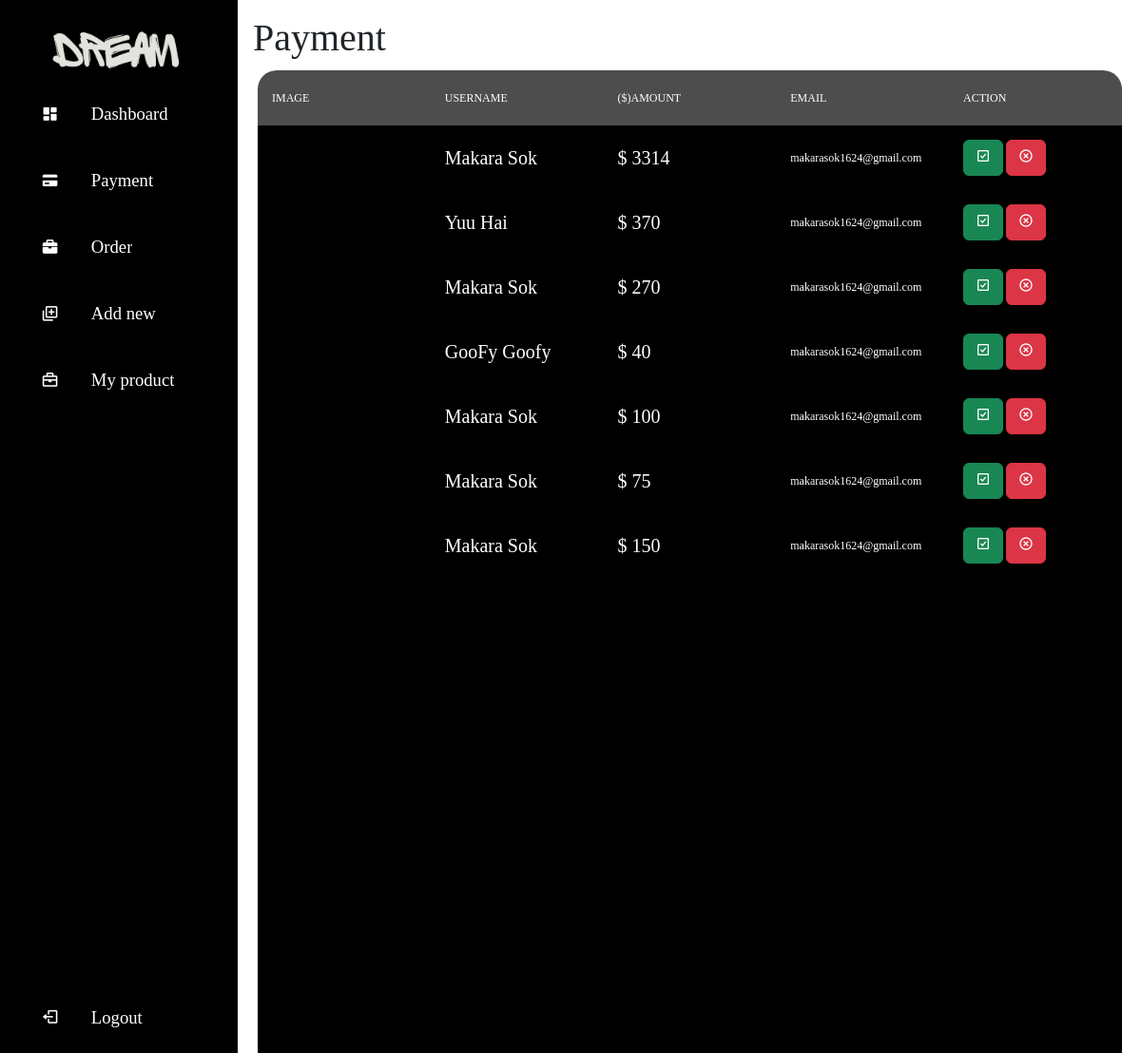
Screenshot of /admin/payment.php with the database file from the repository.
### tables this page shows
CREATE TABLE `payment` (
  `id` int(11) NOT NULL,
  `total_price` double NOT NULL,
  `pay_img` varchar(100) NOT NULL,
  `first_name` varchar(50) NOT NULL,
  `last_name` varchar(50) NOT NULL,
  `email` varchar(100) NOT NULL,
  `date` timestamp NOT NULL DEFAULT current_timestamp()
);

### admin/payment.php (the view, shortened to what this page needs)
<?php
    include "admin.php";
    include "../connection.php";
?>
<?php
$sql = "SELECT total_price,pay_img,concat(first_name,' ',last_name) as username ,email FROM `payment`";
$result_pay = $con->query($sql);
?>
<div class="main">
<h1>Payment</h1>
    <div class="table_product_crud">
    <section id="table-dashboard-sec">
        <div class="tbl-header">
          <table cellpadding="0" cellspacing="0" border="0">
            <thead>
              <tr>
                <th>Image</th>
                <th>Username</th>
                <th>($)Amount</th>
                <th>Email</th>
                <th>Action</th>
              </tr>
            </thead>
          </table>
        </div>
        <div class="tbl-content_crud">
          <table cellpadding="0" cellspacing="0" border="0">
            <tbody>
            <?php
                  if($result_pay->num_rows > 0){
                    while($row = $result_pay->fetch_assoc()){
                      $pay_img = $row['pay_img'];
                      $username = $row['username'];
                      $total_price = $row['total_price'];
                      $email = $row['email'];
                      echo'<tr>';
                      echo "  <td><img class='thumbnail' style='cursor:pointer' src='../$pay_img' alt='' height = '80px' ></td>";
                      echo"<td style='font-size:20px;'>$username</td>
                        <td style='font-size:20px;'>$ $total_price</td>
                        <td >$email</td>
                        <td>
                            <button class='btn btn-success'><i class='bx bx-check-square' ></i></button>
                            <button class='btn btn-danger'><i class='bx bx-x-circle'></i></button>
                        </td>
                      </tr>";
                    }
                  }
              ?>
            </tbody>
        </table>
        </div>
        </section>
          </div>
        </div>

### admin/admin.php (shortened to what this page needs)
<!DOCTYPE html>
<html lang="en">
<head>
    <link href='https://unpkg.com/boxicons@2.1.4/css/boxicons.min.css' rel='stylesheet'>
    <link rel="stylesheet" href="dashboard.css">
<link href="https://cdn.jsdelivr.net/npm/bootstrap@5.3.3/dist/css/bootstrap.min.css" rel="stylesheet">
</head>
<body>
    <div class="sidebar">
        <div class="logo">
            <img src="../lOGO/dreamLOGO.png" alt="" style="height: 80px; margin:-40px 0;" >
        </div>
        <ul class="menu">
            <li class="">
                <a href="dashboard.php">
                    <i class='bx bxs-dashboard'></i>
                    <span>Dashboard</span>
                </a>
            </li>
            <li class="">
                <a href="payment.php">
                    <i class='bx bxs-credit-card' ></i>
                    <span>Payment</span>
                </a>
            </li>
            <li class="">
                <a href="orders.php">
                    <i class='bx bxs-briefcase' ></i>
                    <span>Order</span>
                </a>
            </li>
            <li class="">
                <a href="add_product.php">
                    <i class='bx bx-add-to-queue' ></i>
                    <span>Add new</span>
                </a>
            </li>
            <li class="">
                <a href="myProduct.php">
                    <i class='bx bx-briefcase'></i>
                    <span>My product</span>
                </a>
            </li>
            <li class="logout">
                <a href="logout_admin.php">
                    <i class='bx bx-log-out' ></i>
                    <span>Logout</span>
                </a>
            </li>
        </ul>
    </div>

### admin/dashboard.css (style rules this page uses)
* { margin: 0; padding: 0; border: none; outline: none; font-family: TeXGyreAdventor-r; box-sizing: border-box; }
body { width: 100%; height: 100vh; display: grid; grid-template-columns: 250px 1fr; }
.logo { height: 80px; padding-top: 40px; }
.logo img { height: 20px; left: 0; }
.sidebar { position: sticky; left: 0; width: 100%; padding: 0 1.7rem; transition: all 0.3s linear; background-color: #000; color: #fff; }
.menu { height: 88%; position: relative; list-style: none; padding: 0; }
.menu li { padding: 1rem; margin: 10px 0; border-radius: 10px; transition: all 0.3s ease-in-out; }
.menu a { font-size: 14pt; color: #fff; text-decoration: none; display: flex; gap: 1.5rem; align-items: center; }
.menu a span { overflow: hidden; margin-left: 10px; }
.logout { position: absolute; bottom: 0; left: 0; width: 100%; }
.main { padding: 1rem; background-color: #ffffff; overflow-y: scroll; }
table { width:100%; table-layout: fixed; }
.tbl-header { background-color: rgba(255,255,255,0.3); }
th { padding: 20px 15px; text-align: left; font-weight: 500; font-size: 12px; color: #fff; text-transform: uppercase; }
td { padding: 15px; text-align: left; vertical-align:middle; font-weight: 300; font-size: 12px; color: #fff; border-bottom: solid 1px rgba(255,255,255,0.1); }
.table_product_crud { margin-top: 10px; height: 100vh; border-radius: 20px; width: 99%; margin-left: 5px; background-color: #000000; }
.tbl-content_crud { height:700px; overflow-x:auto; margin-top: 0px; }

### rows the page displays
payment: username "Makara Sok", total_price "3314", email "makarasok1624@gmail.com"
payment: username "Yuu Hai", total_price "370", email "makarasok1624@gmail.com"
payment: username "Makara Sok", total_price "270", email "makarasok1624@gmail.com"
payment: username "GooFy Goofy", total_price "40", email "makarasok1624@gmail.com"
payment: username "Makara Sok", total_price "100", email "makarasok1624@gmail.com"
payment: username "Makara Sok", total_price "75", email "makarasok1624@gmail.com"
payment: username "Makara Sok", total_price "150", email "makarasok1624@gmail.com"
